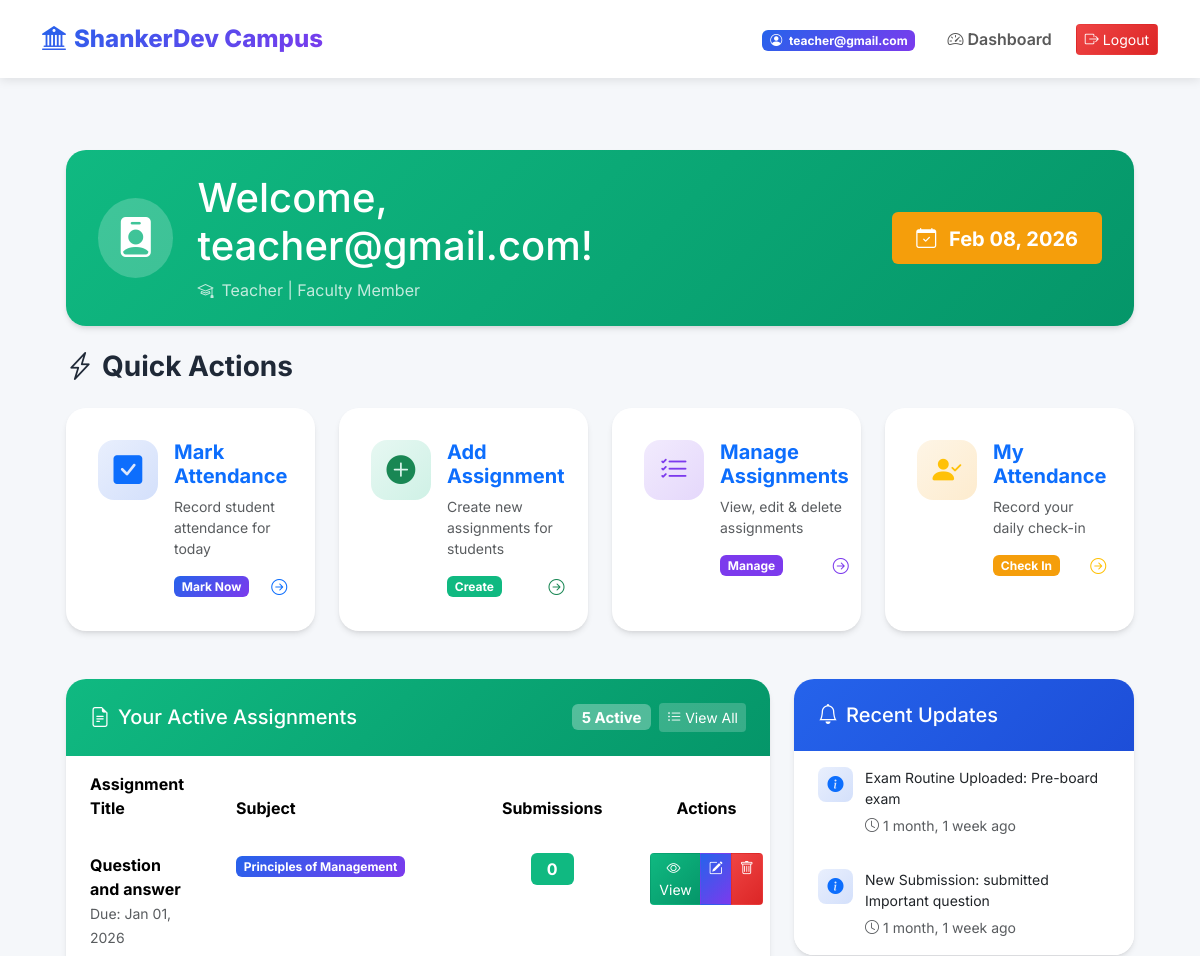
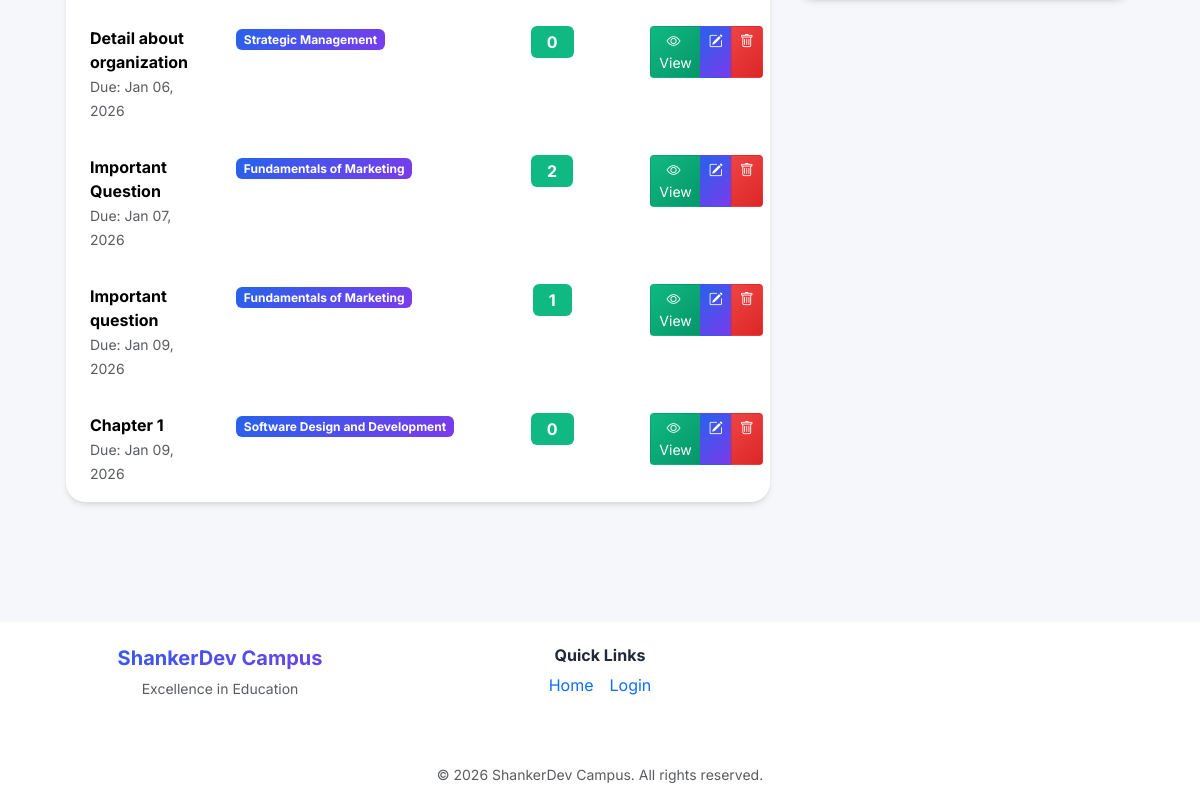
/campus/teacher/ (signed in), run on an earlier commit of the app's database (2 pictures, top to bottom).
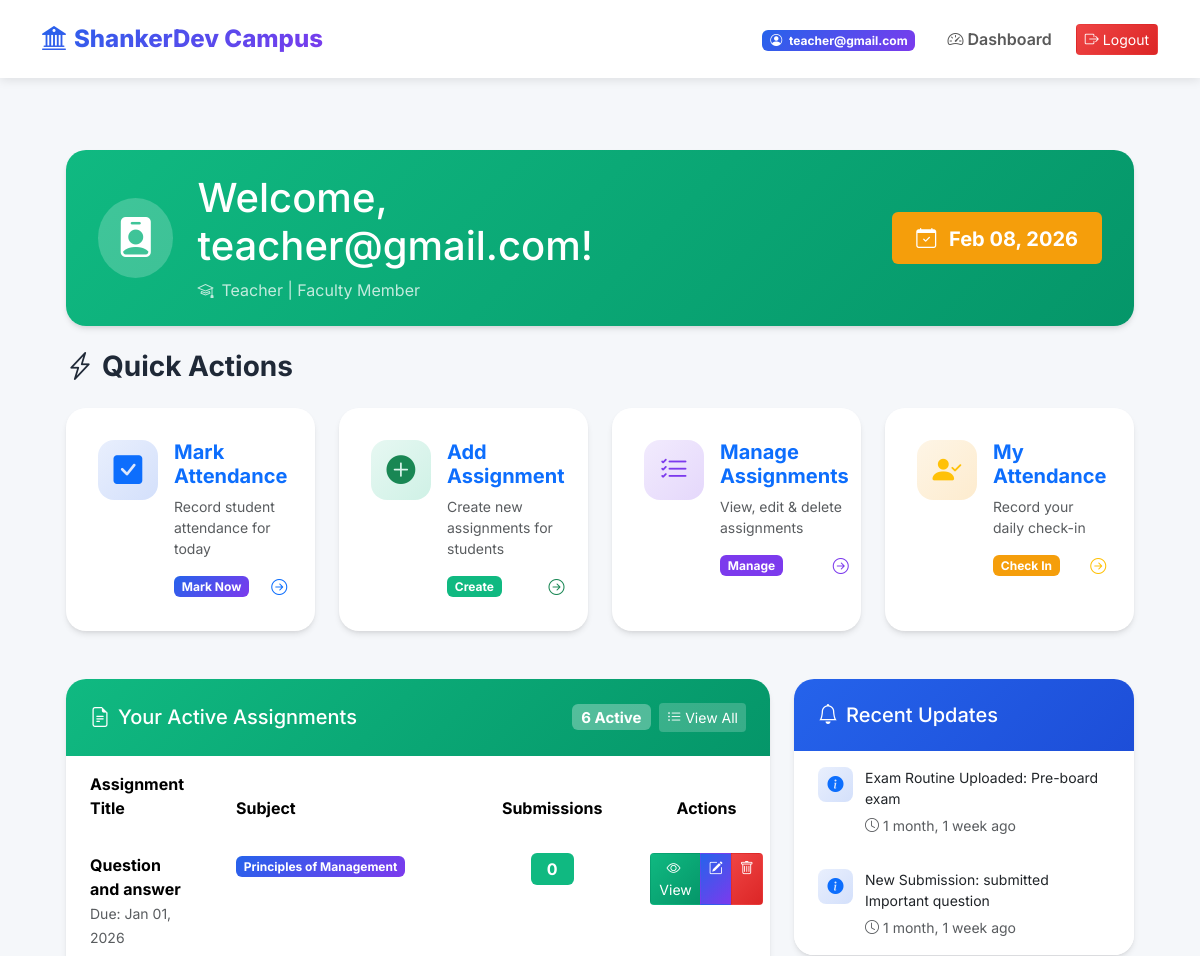
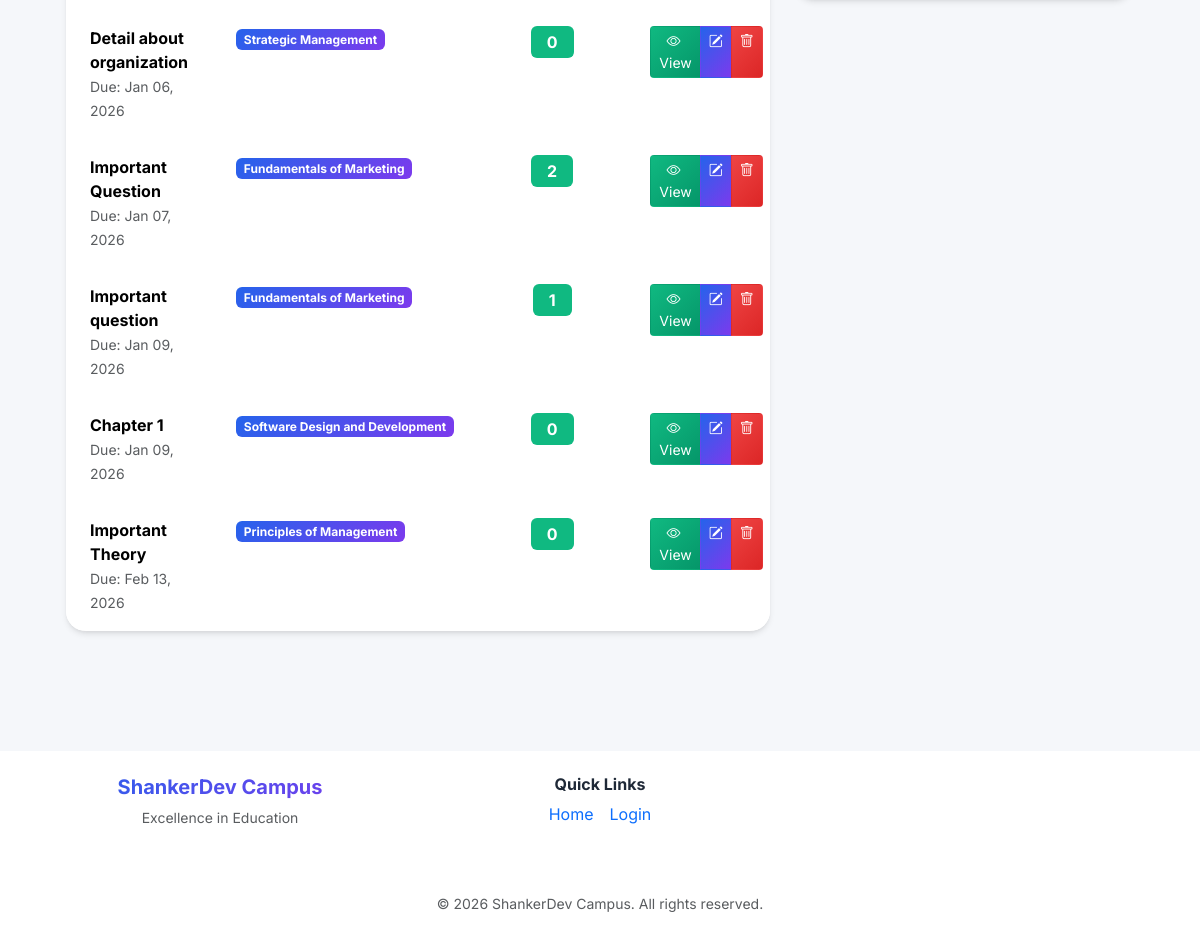
And on a later commit of the database (2 pictures, top to bottom).
### campus/models.py (models this page shows, shortened)
class Assignment(models.Model):
    title = models.CharField(max_length=200)
    description = models.TextField()
    subject = models.ForeignKey(Subject, on_delete=models.CASCADE)
    teacher = models.ForeignKey(CustomUser, on_delete=models.CASCADE)
    due_date = models.DateField()
    semester = models.IntegerField()
    file = models.FileField(upload_to='assignments/', blank=True, null=True)

class Subject(models.Model):
    name = models.CharField(max_length=100)
    faculty = models.ForeignKey(Faculty, on_delete=models.CASCADE)
    semester = models.IntegerField()

class Notification(models.Model):
    message = models.TextField()
    created_at = models.DateTimeField(auto_now_add=True)
    created_by = models.ForeignKey(CustomUser, on_delete=models.SET_NULL, null=True, blank=True, related_name='created_notifications')
    recipient = models.ForeignKey(CustomUser, on_delete=models.CASCADE, null=True, blank=True, related_name='notifications')
    semester = models.IntegerField(null=True, blank=True)

### campus/views.py (the view)
# urls.py: path('teacher/', teacher_dashboard, name='teacher_dashboard'),
@login_required
@teacher_required
def teacher_dashboard(request):
    try:
        from django.db.models import Count
        subjects = request.user.teacherprofile.subjects.all().order_by('name')
        assignments = Assignment.objects.filter(teacher=request.user).annotate(submission_count=Count('submission')).order_by('due_date')
    except TeacherProfile.DoesNotExist:
        messages.error(request, "Your teacher profile is not set up. Contact an admin.")
        subjects = []
        assignments = []
    from django.db.models import Q
    from .models import Notification
    recent_notifications = Notification.objects.filter(
        Q(recipient=None) | Q(recipient=request.user)
    ).exclude(created_by=request.user).exclude(message__startswith='Seats updated').order_by('-created_at')[:5]
    context = {
        'subjects': subjects,
        'assignments': assignments,
        'notifications': recent_notifications,
        'current_date': timezone.now(),
    }
    return render(request, 'campus/teacher_dashboard.html', context)

### campus/views.py (called while the page is built)
def teacher_required(function):
    return user_passes_test(lambda u: u.role == 'teacher' and u.is_authenticated)(function)

### myproject/context_processors.py (called while the page is built)
def college_context(request):  # Adjust name to match your setup
    return {
        'college_info': CollegeInfo.objects.first(),
        'events': Event.objects.all(),
    }

### campus/templates/campus/teacher_dashboard.html (shortened to what the changed rows need)
{% extends 'base.html' %}
{% load static %}
{% block content %}
<div class="container-fluid px-4 py-4">
  <div class="card-modern mb-4" style="background: linear-gradient(135deg, #10b981 0%, #059669 100%);">
    <div class="card-body-modern py-4">
      <div class="row align-items-center">
        <div class="col-md-8">
          <div class="d-flex align-items-center">
            <div>
              <h1 class="text-white mb-2">
                Welcome, {% if user.first_name and user.last_name %}{{ user.first_name }} {{ user.last_name }}{% elif user.first_name %}{{ user.first_name }}{% else %}{{ user.email }}{% endif %}!
              </h1>
            </div>
          </div>
        </div>
      </div>
    </div>
  </div>
  <div class="row g-4">
    <div class="col-lg-8">
      <div class="card-modern">
        <div class="card-header-modern" style="background: linear-gradient(135deg, #10b981, #059669);">
          <div class="d-flex justify-content-between align-items-center">
            <div class="d-flex gap-2 align-items-center">
              <span class="badge" style="background: rgba(255,255,255,0.3);">
                {% if assignments %}{{ assignments|length }}{% else %}0{% endif %} Active
              </span>
              <a href="{% url 'list_assignments' %}" class="btn btn-sm" style="background: rgba(255,255,255,0.2); color: white; border: none;">
                <i class="bi bi-list-ul me-1"></i>View All
              </a>
            </div>
          </div>
        </div>
        <div class="card-body-modern p-0">
          {% if assignments %}
          <div class="table-responsive">
            <table class="table table-hover mb-0">
              <thead style="background: #f8f9fa;">
                <tr>
                  <th class="px-4 py-3">Assignment Title</th>
                  <th class="px-4 py-3">Subject</th>
                  <th class="px-4 py-3 text-center">Submissions</th>
                  <th class="px-4 py-3 text-center">Actions</th>
                </tr>
              </thead>
              <tbody>
                {% for a in assignments %}
                <tr>
                  <td class="px-4 py-3">
                    <div class="fw-bold">{{ a.title }}</div>
                    <small class="text-muted">Due: {{ a.due_date|date:"M d, Y" }}</small>
                  </td>
                  <td class="px-4 py-3">
                    <span class="badge badge-primary-modern">{{ a.subject.name }}</span>
                  </td>
                  <td class="px-4 py-3 text-center">
                    <div class="badge badge-success-modern" style="font-size: 1rem; padding: 0.5rem 1rem;">
                      {{ a.submission_count|default:0 }}
                    </div>
                  </td>
                  <td class="px-4 py-3 text-center">
                    <div class="btn-group" role="group">
                      <a href="{% url 'view_submissions' a.id %}" class="btn btn-success-modern btn-sm" title="View Submissions">
                        <i class="bi bi-eye me-1"></i>View
                      </a>
                      <a href="{% url 'edit_assignment' a.id %}" class="btn btn-primary-modern btn-sm" title="Edit Assignment">
                        <i class="bi bi-pencil-square"></i>
                      </a>
                      <a href="{% url 'delete_assignment' a.id %}" class="btn btn-danger-modern btn-sm" title="Delete Assignment">
                        <i class="bi bi-trash"></i>
                      </a>
                    </div>
                  </td>
                </tr>
                {% endfor %}
              </tbody>
            </table>
          </div>
          {% else %}
          <div class="p-5 text-center">
            <i class="bi bi-inbox text-muted" style="font-size: 3rem;"></i>
            <p class="text-muted mt-3 mb-0">No active assignments</p>
          </div>
          {% endif %}
        </div>
      </div>
    </div>
    <div class="col-lg-4">
      <div class="card-modern mb-4">
        <div class="card-body-modern p-0" style="max-height: 400px; overflow-y: auto;">
          {% if notifications %}
          <div class="list-group list-group-flush">
            {% for note in notifications|slice:":5" %}
            <div class="list-group-item px-4 py-3" style="border: none;">
              <div class="d-flex align-items-start">
                <div style="width: 35px; height: 35px; border-radius: 8px; background: linear-gradient(135deg, rgba(37, 99, 235, 0.1), rgba(37, 99, 235, 0.2)); display: flex; align-items: center; justify-content: center; margin-right: 12px; flex-shrink: 0;">
                  <i class="bi bi-info-circle-fill text-primary"></i>
                </div>
                <div class="flex-grow-1">
                  <p class="mb-1 small">{{ note.message }}</p>
                  <small class="text-muted">
                    <i class="bi bi-clock me-1"></i>{{ note.created_at|timesince }} ago
                  </small>
                </div>
              </div>
            </div>
            {% endfor %}
          </div>
          {% else %}
          <div class="p-5 text-center">
            <i class="bi bi-bell-slash text-muted" style="font-size: 2rem;"></i>
            <p class="text-muted mt-3 mb-0 small">No recent notifications</p>
          </div>
          {% endif %}
        </div>
      </div>
    </div>
  </div>
</div>
{% endblock %}

What changed in the data, as far as the page shows it:
added Assignment: title "Important Theory", due_date "Feb 13, 2026", subject.name "Principles of Management", submission_count "0"
Also different on the page:
{{ assignments|length }}: "5" → "6"
